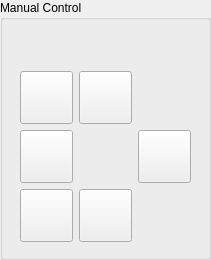
       <widget class="QGroupBox" name="MANUALCONTROL">
        <property name="title">
         <string>Manual Control</string>
        </property>
        <layout class="QHBoxLayout" name="horizontalLayout_7">
         <item>
          <widget class="JogIncrements" name="jogincrements">
           <property name="maximumSize">
            <size>
             <width>16777215</width>
             <height>16777215</height>
            </size>
           </property>
          </widget>
         </item>
         <item>
          <layout class="QVBoxLayout" name="verticalLayout_11">
           <item>
            <spacer name="verticalSpacer_4">
             <property name="orientation">
              <enum>Qt::Vertical</enum>
             </property>
             <property name="sizeHint" stdset="0">
              <size>
               <width>20</width>
               <height>40</height>
              </size>
             </property>
            </spacer>
           </item>
           <item>
            <layout class="QGridLayout" name="gridLayout">
             <item row="0" column="0">
              <widget class="ActionButton" name="z_plus_jogbutton">
               <property name="sizePolicy">
                <sizepolicy hsizetype="Fixed" vsizetype="Fixed">
                 <horstretch>0</horstretch>
                 <verstretch>0</verstretch>
                </sizepolicy>
               </property>
               <property name="minimumSize">
                <size>
                 <width>53</width>
                 <height>53</height>
                </size>
               </property>
               <property name="maximumSize">
                <size>
                 <width>53</width>
                 <height>53</height>
                </size>
               </property>
               <property name="text">
                <string/>
               </property>
               <property name="icon">
                <iconset>
                 <normaloff>images/z_plus_jog_button.png</normaloff>images/z_plus_jog_button.png</iconset>
               </property>
               <property name="iconSize">
                <size>
                 <width>44</width>
                 <height>44</height>
                </size>
               </property>
               <property name="jog_joint_pos_action" stdset="0">
                <bool>true</bool>
               </property>
               <property name="joint_number" stdset="0">
                <number>-1</number>
               </property>
               <property name="axis_letter" stdset="0">
                <string>Z</string>
               </property>
              </widget>
             </item>
             <item row="0" column="1">
              <widget class="ActionButton" name="y_plus_jogbutton">
               <property name="minimumSize">
                <size>
                 <width>53</width>
                 <height>53</height>
                </size>
               </property>
               <property name="maximumSize">
                <size>
                 <width>53</width>
                 <height>53</height>
                </size>
               </property>
               <property name="text">
                <string/>
               </property>
               <property name="icon">
                <iconset>
                 <normaloff>images/y_plus_jog_button.png</normaloff>images/y_plus_jog_button.png</iconset>
               </property>
               <property name="iconSize">
                <size>
                 <width>44</width>
                 <height>44</height>
                </size>
               </property>
               <property name="jog_joint_pos_action" stdset="0">
                <bool>true</bool>
               </property>
               <property name="template_label_option" stdset="0">
                <bool>false</bool>
               </property>
               <property name="joint_number" stdset="0">
                <number>-1</number>
               </property>
               <property name="axis_letter" stdset="0">
                <string>Y</string>
               </property>
               <property name="incr_imperial_number" stdset="0">
                <double>0.010000000000000</double>
               </property>
               <property name="incr_mm_number" stdset="0">
                <double>0.025000000000000</double>
               </property>
               <property name="incr_angular_number" stdset="0">
                <double>-1.000000000000000</double>
               </property>
               <property name="toggle_float_option" stdset="0">
                <bool>false</bool>
               </property>
               <property name="float_num" stdset="0">
                <double>100.000000000000000</double>
               </property>
               <property name="float_alt_num" stdset="0">
                <double>50.000000000000000</double>
               </property>
               <property name="view_type_string" stdset="0">
                <string>P</string>
               </property>
               <property name="command_text_string" stdset="0">
                <string/>
               </property>
               <property name="ini_mdi_number" stdset="0">
                <number>0</number>
               </property>
               <property name="textTemplate" stdset="0">
                <string>%1.3f in</string>
               </property>
               <property name="alt_textTemplate" stdset="0">
                <string>%1.2f mm</string>
               </property>
              </widget>
             </item>
             <item row="1" column="0">
              <widget class="ActionButton" name="x_minus_jogbutton">
               <property name="sizePolicy">
                <sizepolicy hsizetype="Fixed" vsizetype="Fixed">
                 <horstretch>0</horstretch>
                 <verstretch>0</verstretch>
                </sizepolicy>
               </property>
               <property name="minimumSize">
                <size>
                 <width>53</width>
                 <height>53</height>
                </size>
               </property>
               <property name="maximumSize">
                <size>
                 <width>53</width>
                 <height>53</height>
                </size>
               </property>
               <property name="text">
                <string/>
               </property>
               <property name="icon">
                <iconset>
                 <normaloff>images/x_minus_jog_button.png</normaloff>images/x_minus_jog_button.png</iconset>
               </property>
               <property name="iconSize">
                <size>
                 <width>44</width>
                 <height>44</height>
                </size>
               </property>
               <property name="jog_joint_neg_action" stdset="0">
                <bool>true</bool>
               </property>
               <property name="template_label_option" stdset="0">
                <bool>false</bool>
               </property>
               <property name="joint_number" stdset="0">
                <number>-1</number>
               </property>
               <property name="axis_letter" stdset="0">
                <string>X</string>
               </property>
               <property name="incr_imperial_number" stdset="0">
                <double>0.010000000000000</double>
               </property>
               <property name="incr_mm_number" stdset="0">
                <double>0.025000000000000</double>
               </property>
               <property name="incr_angular_number" stdset="0">
                <double>-1.000000000000000</double>
               </property>
               <property name="toggle_float_option" stdset="0">
                <bool>false</bool>
               </property>
               <property name="float_num" stdset="0">
                <double>100.000000000000000</double>
               </property>
               <property name="float_alt_num" stdset="0">
                <double>50.000000000000000</double>
               </property>
               <property name="view_type_string" stdset="0">
                <string>P</string>
               </property>
               <property name="command_text_string" stdset="0">
                <string/>
               </property>
               <property name="ini_mdi_number" stdset="0">
                <number>0</number>
               </property>
               <property name="textTemplate" stdset="0">
                <string>%1.3f in</string>
               </property>
               <property name="alt_textTemplate" stdset="0">
                <string>%1.2f mm</string>
               </property>
              </widget>
             </item>
             <item row="1" column="2">
              <widget class="ActionButton" name="x_plus_jogbutton">
               <property name="sizePolicy">
                <sizepolicy hsizetype="Fixed" vsizetype="Fixed">
                 <horstretch>0</horstretch>
                 <verstretch>0</verstretch>
                </sizepolicy>
               </property>
               <property name="minimumSize">
                <size>
                 <width>53</width>
                 <height>53</height>
                </size>
               </property>
               <property name="maximumSize">
                <size>
                 <width>53</width>
                 <height>53</height>
                </size>
               </property>
               <property name="text">
                <string/>
               </property>
               <property name="icon">
                <iconset>
                 <normaloff>images/x_plus_jog_button.png</normaloff>images/x_plus_jog_button.png</iconset>
               </property>
               <property name="iconSize">
                <size>
                 <width>44</width>
                 <height>44</height>
                </size>
               </property>
               <property name="jog_joint_pos_action" stdset="0">
                <bool>true</bool>
               </property>
               <property name="template_label_option" stdset="0">
                <bool>false</bool>
               </property>
               <property name="joint_number" stdset="0">
                <number>-1</number>
               </property>
               <property name="axis_letter" stdset="0">
                <string>X</string>
               </property>
               <property name="incr_imperial_number" stdset="0">
                <double>0.010000000000000</double>
               </property>
               <property name="incr_mm_number" stdset="0">
                <double>0.025000000000000</double>
               </property>
               <property name="incr_angular_number" stdset="0">
                <double>-1.000000000000000</double>
               </property>
               <property name="toggle_float_option" stdset="0">
                <bool>false</bool>
               </property>
               <property name="float_num" stdset="0">
                <double>100.000000000000000</double>
               </property>
               <property name="float_alt_num" stdset="0">
                <double>50.000000000000000</double>
               </property>
               <property name="view_type_string" stdset="0">
                <string>P</string>
               </property>
               <property name="command_text_string" stdset="0">
                <string/>
               </property>
               <property name="ini_mdi_number" stdset="0">
                <number>0</number>
               </property>
               <property name="textTemplate" stdset="0">
                <string>%1.3f in</string>
               </property>
               <property name="alt_textTemplate" stdset="0">
                <string>%1.2f mm</string>
               </property>
              </widget>
             </item>
             <item row="2" column="0">
              <widget class="ActionButton" name="z_minus_jogbutton">
               <property name="minimumSize">
                <size>
                 <width>53</width>
                 <height>53</height>
                </size>
               </property>
               <property name="maximumSize">
                <size>
                 <width>53</width>
                 <height>53</height>
                </size>
               </property>
               <property name="text">
                <string/>
               </property>
               <property name="icon">
                <iconset>
                 <normaloff>images/z_minus_jog_button.png</normaloff>images/z_minus_jog_button.png</iconset>
               </property>
               <property name="iconSize">
                <size>
                 <width>44</width>
                 <height>44</height>
                </size>
               </property>
               <property name="jog_joint_neg_action" stdset="0">
                <bool>true</bool>
               </property>
               <property name="joint_number" stdset="0">
                <number>-1</number>
               </property>
               <property name="axis_letter" stdset="0">
                <string>Z</string>
               </property>
              </widget>
             </item>
             <item row="2" column="1">
              <widget class="ActionButton" name="y_minus_jogbutton">
               <property name="sizePolicy">
                <sizepolicy hsizetype="Fixed" vsizetype="Fixed">
                 <horstretch>0</horstretch>
                 <verstretch>0</verstretch>
                </sizepolicy>
               </property>
               <property name="minimumSize">
                <size>
                 <width>53</width>
                 <height>53</height>
                </size>
               </property>
               <property name="maximumSize">
                <size>
                 <width>53</width>
                 <height>53</height>
                </size>
               </property>
               <property name="text">
                <string/>
               </property>
               <property name="icon">
                <iconset>
                 <normaloff>images/y_minus_jog_button.png</normaloff>images/y_minus_jog_button.png</iconset>
               </property>
               <property name="iconSize">
                <size>
                 <width>44</width>
                 <height>44</height>
                </size>
               </property>
               <property name="jog_joint_neg_action" stdset="0">
                <bool>true</bool>
               </property>
               <property name="template_label_option" stdset="0">
                <bool>false</bool>
               </property>
               <property name="joint_number" stdset="0">
                <number>-1</number>
               </property>
               <property name="axis_letter" stdset="0">
                <string>Y</string>
               </property>
               <property name="incr_imperial_number" stdset="0">
                <double>0.010000000000000</double>
               </property>
               <property name="incr_mm_number" stdset="0">
                <double>0.025000000000000</double>
               </property>
               <property name="incr_angular_number" stdset="0">
                <double>-1.000000000000000</double>
               </property>
               <property name="toggle_float_option" stdset="0">
                <bool>false</bool>
               </property>
               <property name="float_num" stdset="0">
                <double>100.000000000000000</double>
               </property>
               <property name="float_alt_num" stdset="0">
                <double>50.000000000000000</double>
               </property>
               <property name="view_type_string" stdset="0">
                <string>P</string>
               </property>
               <property name="command_text_string" stdset="0">
                <string/>
               </property>
               <property name="ini_mdi_number" stdset="0">
                <number>0</number>
               </property>
               <property name="textTemplate" stdset="0">
                <string>%1.3f in</string>
               </property>
               <property name="alt_textTemplate" stdset="0">
                <string>%1.2f mm</string>
               </property>
              </widget>
             </item>
            </layout>
           </item>
           <item>
            <spacer name="verticalSpacer_3">
             <property name="orientation">
              <enum>Qt::Vertical</enum>
             </property>
             <property name="sizeHint" stdset="0">
              <size>
               <width>20</width>
               <height>4</height>
              </size>
             </property>
            </spacer>
           </item>
          </layout>
         </item>
         <item>
          <widget class="ToolSelector" name="toolSelector">
           <property name="label_1" stdset="0">
            <string>FID CAM</string>
           </property>
           <property name="label_2" stdset="0">
            <string>FLUX</string>
           </property>
           <property name="label_3" stdset="0">
            <string>DROPJET</string>
           </property>
           <property name="label_4" stdset="0">
            <string>SOLDER</string>
           </property>
          </widget>
         </item>
        </layout>
       </widget>
